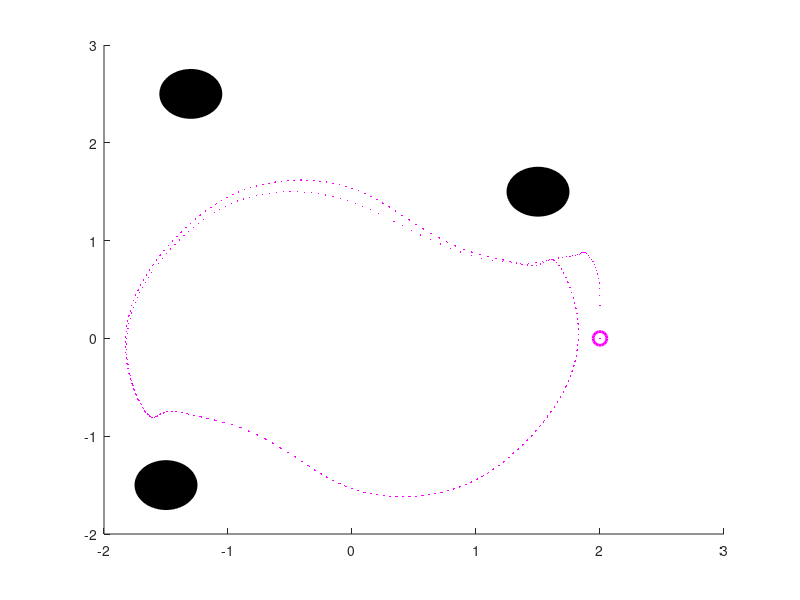

Here is the MATLAB script that generated this plot: (Note: this script raises an error after producing the figure.)
clc
clear
close all

% 系统参数 (来自您的代码)
n = 4;
l = 0.1;
K1 = kron(eye(2), [-2, -4]);
A = kron(eye(2), [1, l; 0, 1]);
B = kron(eye(2), [0; l]);
gamma = 0.95; % 未在后续使用，保留
theta = 0.95; % 未在后续使用，保留
P = dare(A + B * K1, B, eye(4), eye(2));
K = -inv(B' * P * B + eye(2)) * B' * P * (A + B * K1);
L = [1 0 0 -1;
    -1 1 0 0;
    0 -1 1 0;
    0 0 -1 1];

% APF 和涡旋场参数
K3 = 0.003; % 障碍物斥力（现在是涡旋斥力）增益
K4 = 0.003; % 智能体间斥力（现在是涡旋斥力）增益

% 新增：涡旋场增益系数 (来自论文思路, 需要仔细调试)
Kv_obstacle = 0; % 静态障碍物涡旋场增益
Kv_agent = 0;    % 智能体间涡旋场增益

te_total = 600; % *0.1s
t_total = 60;   % /s

% 仿真初始位置 (来自您的代码)
x0 = [2; 0; 0; 2; 0; 0.8; -2; 3; -2; 1.5; 0; 1; 3.5; -2.4; -2; 0.5];

% 圆形编队轨迹 (来自您的代码)
r_formation = 2; % 重命名避免与论文中其他r混淆
w_formation = 0.314;
t_vec = 0:l:t_total; % 时间向量
if length(t_vec) < te_total + 1
    t_corrected_end = (te_total) * l;
    t_vec = 0:l:t_corrected_end;
end
h = zeros(4 * n, length(t_vec));
for i = 1:n
    h(4*i-3 : 4*i, :) = [r_formation * cos(w_formation * t_vec + 2*pi*(i-1)/n);
                        -w_formation * r_formation * sin(w_formation * t_vec + 2*pi*(i-1)/n);
                         r_formation * sin(w_formation * t_vec + 2*pi*(i-1)/n);
                         w_formation * r_formation * cos(w_formation * t_vec + 2*pi*(i-1)/n)];
end

% 障碍物数据 (来自您的代码)
[xo, yo, zo_cylinder] = cylinder(0.25, 50); % zo_cylinder 未在2D中使用
p_obs_centers = { [1.5; 1.5], [-1.5; -1.5], [-1.3; 2.5] }; % 障碍物中心点 (2x1向量)
num_static_obstacles = length(p_obs_centers);
d_safe = 0.8; % 障碍物斥力影响距离
d0 = 1;     % 智能体间斥力影响距离 (论文中是 ρ0)
b = 4;      % 斥力函数参数

% 初始化状态和力矩阵
x = zeros(4*n, te_total + 1);
x(:, 1) = x0;

% 主仿真循环
for k = 1:te_total
    
    % 初始化当前时间步的总涡旋障碍物力和总涡旋智能体间力
    F_Vortex_Obstacles_Total = zeros(2*n, 1);
    F_Vortex_Agents_Total = zeros(2*n, 1);

    % --- 步骤 1: 为静态障碍物计算涡旋场力 ---
    for i = 1:n % 遍历每个智能体
        agent_pos_i = [x(4*i-3, k); x(4*i-1, k)];       % 智能体 i 的当前位置
        target_pos_i = [h(4*i-3, k); h(4*i-1, k)];     % 智能体 i 的当前目标位置 (来自h轨迹)
        
        AF_vec_i = target_pos_i - agent_pos_i; % 智能体i 指向其目标F的向量 AF

        current_agent_total_vortex_obs_force_x = 0;
        current_agent_total_vortex_obs_force_y = 0;

        for obs_idx = 1:num_static_obstacles % 遍历每个静态障碍物
            obs_center_j = p_obs_centers{obs_idx};

            % 计算智能体i与障碍物obs_idx表面最近点的距离和原始斥力
            % (这部分逻辑基于您原始代码对F_obs1,2,3的计算方式)
            dist_to_surf_points = sqrt(((agent_pos_i(1) - (obs_center_j(1) + xo(1,:))).^2 + ...
                                        (agent_pos_i(2) - (obs_center_j(2) + yo(1,:))).^2));
            [min_dist_ij, nearest_surf_idx] = min(dist_to_surf_points);
            
            Fr_x_orig_ij = 0; % 智能体i 相对于障碍物j 的原始x方向斥力
            Fr_y_orig_ij = 0; % 智能体i 相对于障碍物j 的原始y方向斥力

            if min_dist_ij < d_safe && min_dist_ij > 1e-3 % 避免除以零
                % 原始斥力大小 (来自您的代码)
                rep_magnitude = (b / min_dist_ij - 1 / d_safe)^2 * (b / (min_dist_ij^2));
                
                % 障碍物表面最近点
                obs_surface_point_j = [obs_center_j(1) + xo(1, nearest_surf_idx);
                                       obs_center_j(2) + yo(1, nearest_surf_idx)];
                
                % 原始斥力方向 (从障碍物指向智能体)
                dir_vec_obs_to_agent_ij = (agent_pos_i - obs_surface_point_j) / min_dist_ij;
                
                Fr_x_orig_ij = rep_magnitude * dir_vec_obs_to_agent_ij(1);
                Fr_y_orig_ij = rep_magnitude * dir_vec_obs_to_agent_ij(2);

                % --- 计算涡旋场 ---
                AO_vec_ij = obs_surface_point_j - agent_pos_i; % 智能体i 指向障碍物表面点j 的向量 AO

                % 自旋向量R的Z分量 (Rz = AFx * AOy - AFy * AOx)
                Rz_ij = AF_vec_i(1) * AO_vec_ij(2) - AF_vec_i(2) * AO_vec_ij(1);

                % 根据Rz符号应用涡旋变换 (论文Table 2的2D适配)
                if Rz_ij <= 0
                    Fv_x_ij = Fr_x_orig_ij + Kv_obstacle * Fr_y_orig_ij;
                    Fv_y_ij = Fr_y_orig_ij - Kv_obstacle * Fr_x_orig_ij;
                else % Rz_ij > 0
                    Fv_x_ij = Fr_x_orig_ij - Kv_obstacle * Fr_y_orig_ij;
                    Fv_y_ij = Fr_y_orig_ij + Kv_obstacle * Fr_x_orig_ij;
                end
                current_agent_total_vortex_obs_force_x = current_agent_total_vortex_obs_force_x + Fv_x_ij;
                current_agent_total_vortex_obs_force_y = current_agent_total_vortex_obs_force_y + Fv_y_ij;
            end
        end
        F_Vortex_Obstacles_Total(2*i-1, 1) = current_agent_total_vortex_obs_force_x;
        F_Vortex_Obstacles_Total(2*i, 1)   = current_agent_total_vortex_obs_force_y;
    end

    % --- 步骤 2: 为智能体间避碰计算涡旋场力 ---
    for i = 1:n % 对于智能体 i
        agent_pos_i = [x(4*i-3, k); x(4*i-1, k)];
        target_pos_i = [h(4*i-3, k); h(4*i-1, k)]; % 智能体i的当前目标
        AF_vec_i = target_pos_i - agent_pos_i;

        current_agent_total_vortex_agent_force_x = 0;
        current_agent_total_vortex_agent_force_y = 0;

        for j = 1:n % 考虑其他智能体 j
            if i == j
                continue; % 不计算对自身的力
            end
            agent_pos_j = [x(4*j-3, k); x(4*j-1, k)]; % 其他智能体j的位置 (作为动态障碍物O)

            % 计算智能体i与智能体j的原始斥力
            dist_ij_vec = agent_pos_i - agent_pos_j;
            dist_ij = norm(dist_ij_vec);

            Fr_x_orig_agent_ij = 0;
            Fr_y_orig_agent_ij = 0;

            if dist_ij < d0 && dist_ij > 1e-3 % 避免除以零
                % 您的原始智能体间斥力函数 (指数形式)
                % (b/exp(d_ij)-1/exp(d0))^2*(b/(exp(d_ij)))*[(x(4*i-3,k)-x(4*j-3,k))/d_ij(i,j);(x(4*i-1,k)-x(4*j-1,k))/d_ij(i,j)];
                rep_magnitude_agent = (b / exp(dist_ij) - 1 / exp(d0))^2 * (b / exp(dist_ij));
                dir_vec_j_to_i = dist_ij_vec / dist_ij; % 从j指向i的单位向量 (斥力方向)

                Fr_x_orig_agent_ij = rep_magnitude_agent * dir_vec_j_to_i(1);
                Fr_y_orig_agent_ij = rep_magnitude_agent * dir_vec_j_to_i(2);

                % --- 计算涡旋场 ---
                AO_vec_agent_ij = agent_pos_j - agent_pos_i; % 智能体i 指向 智能体j(障碍物)的向量 AO

                % 自旋向量R的Z分量
                Rz_agent_ij = AF_vec_i(1) * AO_vec_agent_ij(2) - AF_vec_i(2) * AO_vec_agent_ij(1);
                
                % 根据Rz符号应用涡旋变换
                if Rz_agent_ij <= 0
                    Fv_x_agent_ij = Fr_x_orig_agent_ij + Kv_agent * Fr_y_orig_agent_ij;
                    Fv_y_agent_ij = Fr_y_orig_agent_ij - Kv_agent * Fr_x_orig_agent_ij;
                else % Rz_agent_ij > 0
                    Fv_x_agent_ij = Fr_x_orig_agent_ij - Kv_agent * Fr_y_orig_agent_ij;
                    Fv_y_agent_ij = Fr_y_orig_agent_ij + Kv_agent * Fr_x_orig_agent_ij;
                end
                current_agent_total_vortex_agent_force_x = current_agent_total_vortex_agent_force_x + Fv_x_agent_ij;
                current_agent_total_vortex_agent_force_y = current_agent_total_vortex_agent_force_y + Fv_y_agent_ij;
            end
        end
        F_Vortex_Agents_Total(2*i-1, 1) = current_agent_total_vortex_agent_force_x;
        F_Vortex_Agents_Total(2*i, 1)   = current_agent_total_vortex_agent_force_y;
    end

        % 为前馈计算期望的加速度
    u_ff_accel = zeros(2*n, 1); % 初始化一个 2n x 1 的列向量
    for agent_idx = 1:n
        % 假设 h 的第 (4*agent_idx-2) 行是智能体 agent_idx 的 x 方向速度
        % 假设 h 的第 (4*agent_idx)   行是智能体 agent_idx 的 y 方向速度
    
        % 检查 h 是否有足够的列来安全访问 h(:, k+1)
        if k+1 <= size(h, 2)
            desired_vel_x_k = h(4*agent_idx-2, k);
            desired_vel_x_k_plus_1 = h(4*agent_idx-2, k+1);
            desired_accel_x = (desired_vel_x_k_plus_1 - desired_vel_x_k) / l;
    
            desired_vel_y_k = h(4*agent_idx, k);
            desired_vel_y_k_plus_1 = h(4*agent_idx, k+1);
            desired_accel_y = (desired_vel_y_k_plus_1 - desired_vel_y_k) / l;
        else
            % 如果 k+1 超出 h 的范围 (例如在最后一个时间步 te_total)
            % 可以假设加速度为0，或者根据您的具体逻辑处理
            desired_accel_x = 0;
            desired_accel_y = 0;
        end
    
        u_ff_accel(2*agent_idx-1) = desired_accel_x; % 智能体 agent_idx 的 x 方向期望加速度
        u_ff_accel(2*agent_idx)   = desired_accel_y; % 智能体 agent_idx 的 y 方向期望加速度
    end

    % --- 状态更新 ---
    % 注意: F_Vortex_Obstacles_Total 和 F_Vortex_Agents_Total 已经是 2n x 1 的“广义力”向量
    % 它们可以直接与 B 矩阵（通过 Kronecker 积）相乘
   % --- 状态更新方程 ---
    x(:,k+1) = (kron(eye(n),A+B*K1) + kron(L,B*K)) * x(:,k) ...  % 当前状态和邻居状态影响
             - kron(eye(n),B*K1) * h(:,k) ...                     % 对参考状态h的反馈
             + kron(L,B*K) * (x(:,k)-h(:,k)) ...                  % 编队误差反馈
             + kron(eye(n),B) * u_ff_accel ...                    % <<--- 使用修正后的前馈项
             + K3 * kron(eye(n),B) * F_Vortex_Obstacles_Total ... % 障碍物涡旋斥力
             + K4 * kron(eye(n),B) * F_Vortex_Agents_Total;       % 智能体间涡旋斥力

end

% --- 绘图部分 (与您的原始代码一致或进行相应修改) ---
% Formation error calculation
z=x'-h';
if size(z,1) > te_total +1
    z = z(1:te_total+1,:);
end
z1=zeros(size(z,1),4); z2=zeros(size(z,1),4); z3=zeros(size(z,1),4); z4=zeros(size(z,1),4);
if size(z,2) >= 4; z1=z(:,1:4); end
if size(z,2) >= 8; z2=z(:,5:8); end
if size(z,2) >= 12; z3=z(:,9:12); end
if size(z,2) >= 16; z4=z(:,13:16); end
ep1=sum(z1,2); ep2=sum(z2,2); ep3=sum(z3,2); ep4=sum(z4,2);
ep=[ep1,ep2,ep3,ep4];
e_max=zeros(size(ep,1),1); e_min=zeros(size(ep,1),1);
if ~isempty(ep)
    [e_max,~]=max(ep,[],2);
    [e_min,~]=min(ep,[],2);
end
error_formation=e_max-e_min;

% Figure 1: Trajectories
figure(1)
hold on
rectangle('position', [p_obs_centers{1}(1)-0.25, p_obs_centers{1}(2)-0.25, 0.5, 0.5],'Curvature',1,'FaceColor','k');
rectangle('position', [p_obs_centers{2}(1)-0.25, p_obs_centers{2}(2)-0.25, 0.5, 0.5],'Curvature',1,'FaceColor','k');
rectangle('position', [p_obs_centers{3}(1)-0.25, p_obs_centers{3}(2)-0.25, 0.5, 0.5],'Curvature',1,'FaceColor','k');

colors = ['m.';
    'g.';
    'r.';
    'b.'];
colors_P = ['mP'; 'gP'; 'rP'; 'bP']; % For pentagram marker
colors_o = ['mo'; 'go'; 'ro'; 'bo']; % For circle marker
final_t_idx = te_total + 1;

for i=1:n
    plot(x(4*i-3, 1:final_t_idx), x(4*i-1, 1:final_t_idx), colors(i,:),'markersize',3); % Plotting positions (x,y)
    plot(x(4*i-3, 1), x(4*i-1, 1), colors_o(i,:),'LineWidth',2,'markersize',10); % Start
    plot(x(4*i-3, final_t_idx), x(4*i-1, final_t_idx), colors_P(i,:),'LineWidth',2,'markersize',10); % End
    if size(h,2) >= final_t_idx
      plot(h(4*i-3, 1:final_t_idx), h(4*i-1, 1:final_t_idx), [colors(i,1),'--'],'LineWidth',1.0); % Desired path
    end
end

% Plotting final formation shape line (connecting agents at the end)
final_pos_x = zeros(n+1,1); final_pos_y = zeros(n+1,1);
for i=1:n
    final_pos_x(i) = x(4*i-3, final_t_idx);
    final_pos_y(i) = x(4*i-1, final_t_idx);
end
final_pos_x(n+1) = x(1, final_t_idx); % Connect last to first
final_pos_y(n+1) = x(3, final_t_idx);
plot(final_pos_x, final_pos_y, 'k--');

axis equal; grid on; grid minor;
xlabel('X-axis/m'); ylabel('Y-axis/m');
legend_entries = cell(1,n);
for i=1:n; legend_entries{i} = ['Agent ', num2str(i)]; end
legend(legend_entries(1:n)); % Only legend for agent trajectories for clarity
title('Multi-Agent Trajectories with Vortex APF');

% Figure 3: Formation Error (from your code)
figure(3)
hold on
time_axis_error = (0:length(error_formation)-1)*l;
if length(time_axis_error) > length(error_formation)
    time_axis_error = time_axis_error(1:length(error_formation));
end
plot(time_axis_error, error_formation(:,1),'r-','LineWidth',2)
grid on; grid minor;
xlabel('time(s)'); ylabel('formation error');
title('Formation Error');